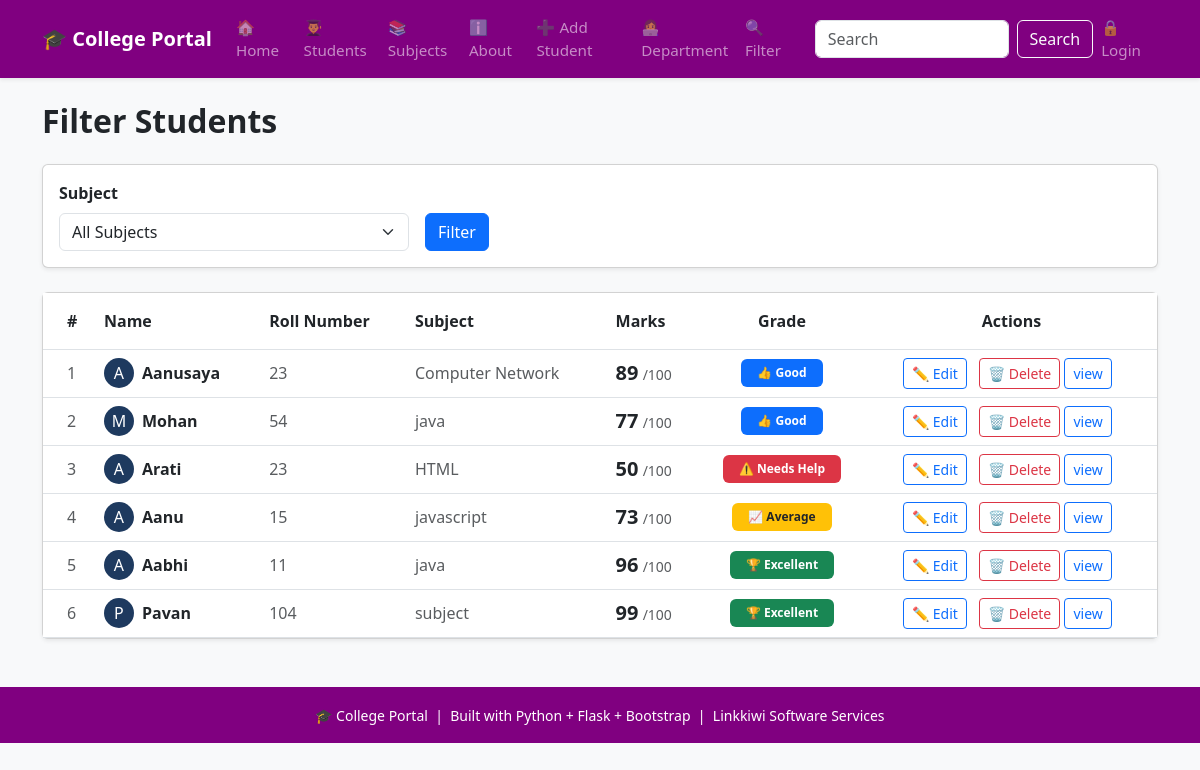
The app's page /filter with its own data.
### tables this page shows
CREATE TABLE students
                    (id INTEGER PRIMARY KEY AUTOINCREMENT,
                     name TEXT NOT NULL,
                     roll INTEGER NOT NULL,
                     marks INTEGER NOT NULL,
                     subject TEXT NOT NULL,
                     attendance INTEGER DEFAULT 0);

### app.py (the view)
@app.route('/filter')
def filter_students():
    subject = request.args.get('subject', '')
    grade = request.args.get('grade', '')
    conn = get_db()
    subjects = conn.execute('''SELECT DISTINCT subject FROM students
                            WHERE subject IS NOT NULL
                            AND subject != ""
                            ORDER BY subject ASC''').fetchall()
    query = 'SELECT * FROM students WHERE 1=1'
    params = []
    if subject:
        query += ' AND subject = ?'
        params.append(subject)
    if grade =='excellent':
        query += ' AND marks >= 90'
    elif grade == 'good':
        query += ' AND marks >= 75 AND marks < 90'
    elif grade == 'average':
        query += ' AND marks >= 60 AND marks < 75'
    elif grade == 'poor':
        query += ' AND marks < 45'
    query += ' ORDER BY id DESC'
    students = conn.execute(query, params).fetchall()
    conn.close()
    return render_template('filter.html', students=students, subjects=subjects, selected_subject=subject, selected_grade=grade)

### database.py (called while the page is built)
def get_db():
   conn = sqlite3.connect('myproject.db')
   conn.row_factory = sqlite3.Row  # To access columns by name
   return conn

### templates/filter.html (shortened to what this page needs)
{% extends 'base.html' %}
{% block content %}
<h2 class="fw-bold mb-4">Filter Students</h2>
<div class="card mb-4 shadow-sm">
    <div class="card-body">
        <form method="GET" action="{{ url_for('filter_students') }}">
            <div class="row g-3 align-items-end">
                <div class="col-md-4">
                    <label class="form-label fw-bold">Subject</label>
                    <select name="subject" class="form-select">
                        <option value="">All Subjects</option>
                    </select>
                </div>
                <div class="col-md-4">
                    <button type="submit" class="btn btn-primary">Filter</button>
                </div>
            </div>
        </form>
    </div>
</div>
{% if students %}
<div class="card shadow-sm">
    <div class="card-body p-0">
        <div class="table-responsive">
            <table class="table table-hover mb-0">
                <thead style="background-color: #1e3a5f; color:white;">
                    <tr>
                        <th class="py-3 ps-4">#</th>
                        <th class="py-3">Name</th>
                        <th class="py-3">Roll Number</th>
                        <th class="py-3">Subject</th>
                        <th class="py-3">Marks</th>
                        <th class="py-3 text-center">Grade</th>
                        <th class="py-3 text-center">Actions</th>
                    </tr>
                </thead>
                <tbody>
                    {% for student in students %}
                    <tr class="align-middle">
                        <td class="ps-4 text-muted">
                            {{ loop.index }}
                        </td>
                        <td>
                            <div class="d-flex align-items-center">
                                <div class="rounded-circle d-flex justify-content-center align-items-center me-2"
                                     style="width:30px; height:30px; background-color:#1e3a5f; color:white;">
                                    {{ student['name'][0] }}
                                </div>
                                <span class="fw-bold">{{ student['name'] }}</span>
                            </div>
                        </td>
                        <td class="text-muted">{{ student['roll'] }}</td>
                        <td class="text-muted">{{ student['subject'] }}</td>
                        <td>
                            <span class="fw-bold fs-5">{{ student['marks'] }}</span>
                            <span class="text-muted small">/100</span>
                        </td>
                        <td class="text-center">
                            {% if student['marks'] >= 90 %}
                                <span class="badge bg-success px-3 py-2">
                                    🏆 Excellent
                                </span>
                            {% elif student['marks'] >= 75 %}
                                <span class="badge bg-primary px-3 py-2">
                                    👍 Good
                                </span>
                            {% elif student['marks'] >= 60 %}
                                <span class="badge bg-warning text-dark px-3 py-2">
                                    📈 Average
                                </span>
                            {% else %}
                                <span class="badge bg-danger px-3 py-2">
                                    ⚠️ Needs Help
                                </span>
                            {% endif %}
                        </td>
                        <td class="text-center">
                            <a href="{{ url_for('edit_student', id=student['id']) }}"
                               class="btn btn-sm btn-outline-primary me-2">
                                ✏️ Edit
                            </a>
                            <a href="{{ url_for('delete_student', id=student['id']) }}"
                               class="btn btn-sm btn-outline-danger"
                               onclick="return confirm('Are you sure you want to delete this student?');">
                                🗑️ Delete
                            </a>
                             <a href="{{ url_for('student_detail', id=student['id']) }}"
                               class="btn btn-sm btn-outline-primary me-2">
                                view
                            </a>
                        </td>
                    </tr>
                    {% endfor %}
                </tbody>
            </table>
        </div>
    </div>
</div>
{% else %}
<div class="alert alert-info mt-4" role="alert">
    No students found for the selected filter.
</div>
{% endif %}
{% endblock %}

### templates/Base.html (style rules this page uses)
:root { --brand:purple; }

### records on screen
students: name "A", name "Aanusaya", roll "23", subject "Computer Network", marks "89", shows "👍 Good"
students: name "M", name "Mohan", roll "54", subject "java", marks "77", shows "👍 Good"
students: name "A", name "Arati", roll "23", subject "HTML", marks "50", shows "⚠️ Needs Help"
students: name "A", name "Aanu", roll "15", subject "javascript", marks "73", shows "📈 Average"
students: name "A", name "Aabhi", roll "11", subject "java", marks "96", shows "🏆 Excellent"
students: name "P", name "Pavan", roll "104", subject "subject", marks "99", shows "🏆 Excellent"
